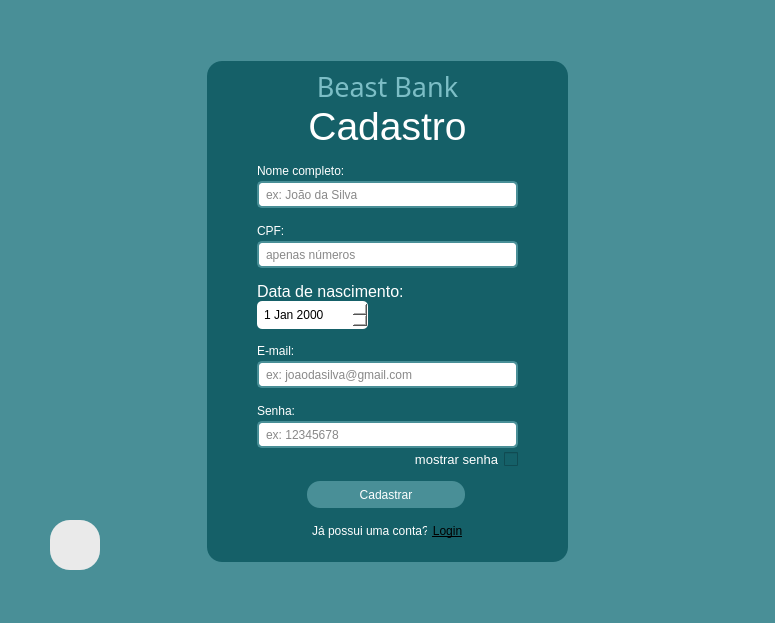
<?xml version="1.0" encoding="UTF-8"?>
<ui version="4.0">
 <class>MainWindow</class>
 <widget class="QMainWindow" name="MainWindow">
  <property name="geometry">
   <rect>
    <x>0</x>
    <y>0</y>
    <width>775</width>
    <height>623</height>
   </rect>
  </property>
  <property name="windowTitle">
   <string>Cadastro</string>
  </property>
  <property name="styleSheet">
   <string notr="true">background-color: #498f97;</string>
  </property>
  <widget class="QWidget" name="centralwidget">
   <widget class="QFrame" name="frame">
    <property name="geometry">
     <rect>
      <x>207</x>
      <y>61</y>
      <width>361</width>
      <height>501</height>
     </rect>
    </property>
    <property name="styleSheet">
     <string notr="true">background-color: #156068;
border-radius: 15px;
</string>
    </property>
    <property name="frameShape">
     <enum>QFrame::StyledPanel</enum>
    </property>
    <property name="frameShadow">
     <enum>QFrame::Raised</enum>
    </property>
    <widget class="QLabel" name="Titulo">
     <property name="geometry">
      <rect>
       <x>100</x>
       <y>40</y>
       <width>161</width>
       <height>51</height>
      </rect>
     </property>
     <property name="font">
      <font>
       <pointsize>29</pointsize>
       <weight>50</weight>
       <bold>false</bold>
      </font>
     </property>
     <property name="layoutDirection">
      <enum>Qt::LeftToRight</enum>
     </property>
     <property name="styleSheet">
      <string notr="true">color: #fff;
font-size: 26;</string>
     </property>
     <property name="text">
      <string>Cadastro</string>
     </property>
     <property name="alignment">
      <set>Qt::AlignCenter</set>
     </property>
    </widget>
    <widget class="QLineEdit" name="nome">
     <property name="geometry">
      <rect>
       <x>50</x>
       <y>120</y>
       <width>261</width>
       <height>27</height>
      </rect>
     </property>
     <property name="focusPolicy">
      <enum>Qt::StrongFocus</enum>
     </property>
     <property name="styleSheet">
      <string notr="true">QLineEdit{
	background-color: #fff;
	color: #111;
	padding-left: 5px;
	border-radius: 5px;
	border: 2px solid #498f97;
}

QLineEdit:focus{
	border: 2px ridge rgb(3, 151, 136)
}</string>
     </property>
     <property name="placeholderText">
      <string>ex: João da Silva</string>
     </property>
    </widget>
    <widget class="QPushButton" name="btn_cadastro">
     <property name="geometry">
      <rect>
       <x>100</x>
       <y>420</y>
       <width>158</width>
       <height>27</height>
      </rect>
     </property>
     <property name="cursor">
      <cursorShape>PointingHandCursor</cursorShape>
     </property>
     <property name="styleSheet">
      <string notr="true">QPushButton {

	background-color: #498f97;
	border-radius: 13px;
	color: #fff
}

QPushButton:hover{
	background-color: rgb(86, 159, 168);

}</string>
     </property>
     <property name="text">
      <string>Cadastrar</string>
     </property>
    </widget>
    <widget class="QLabel" name="label">
     <property name="geometry">
      <rect>
       <x>105</x>
       <y>460</y>
       <width>131</width>
       <height>19</height>
      </rect>
     </property>
     <property name="font">
      <font>
       <pointsize>9</pointsize>
      </font>
     </property>
     <property name="styleSheet">
      <string notr="true">color: #fff;</string>
     </property>
     <property name="text">
      <string>Já possui uma conta?</string>
     </property>
    </widget>
    <widget class="QPushButton" name="btn_login">
     <property name="geometry">
      <rect>
       <x>220</x>
       <y>460</y>
       <width>41</width>
       <height>20</height>
      </rect>
     </property>
     <property name="font">
      <font>
       <pointsize>9</pointsize>
       <underline>true</underline>
      </font>
     </property>
     <property name="cursor">
      <cursorShape>PointingHandCursor</cursorShape>
     </property>
     <property name="styleSheet">
      <string notr="true">color: #000;</string>
     </property>
     <property name="text">
      <string>Login</string>
     </property>
    </widget>
    <widget class="QLabel" name="label_2">
     <property name="geometry">
      <rect>
       <x>110</x>
       <y>10</y>
       <width>141</width>
       <height>31</height>
      </rect>
     </property>
     <property name="font">
      <font>
       <family>Sawasdee</family>
       <pointsize>20</pointsize>
      </font>
     </property>
     <property name="styleSheet">
      <string notr="true">color: #7cbec6;</string>
     </property>
     <property name="text">
      <string>Beast Bank</string>
     </property>
     <property name="alignment">
      <set>Qt::AlignCenter</set>
     </property>
    </widget>
    <widget class="QLineEdit" name="cpf">
     <property name="geometry">
      <rect>
       <x>50</x>
       <y>180</y>
       <width>261</width>
       <height>27</height>
      </rect>
     </property>
     <property name="styleSheet">
      <string notr="true">QLineEdit{
	background-color: #fff;
	color: #111;
	padding-left: 5px;
	border-radius: 5px;
	border: 2px solid #498f97;
}

QLineEdit:focus{
	border: 2px ridge rgb(3, 151, 136)
}</string>
     </property>
     <property name="placeholderText">
      <string>apenas números</string>
     </property>
    </widget>
    <widget class="QLineEdit" name="email">
     <property name="geometry">
      <rect>
       <x>50</x>
       <y>300</y>
       <width>261</width>
       <height>27</height>
      </rect>
     </property>
     <property name="styleSheet">
      <string notr="true">QLineEdit{
	background-color: #fff;
	color: #111;
	padding-left: 5px;
	border-radius: 5px;
	border: 2px solid #498f97;
}

QLineEdit:focus{
	border: 2px ridge rgb(3, 151, 136)
}</string>
     </property>
     <property name="text">
      <string/>
     </property>
     <property name="placeholderText">
      <string>ex: joaodasilva@gmail.com</string>
     </property>
    </widget>
    <widget class="QLineEdit" name="senha">
     <property name="geometry">
      <rect>
       <x>50</x>
       <y>360</y>
       <width>261</width>
       <height>27</height>
      </rect>
     </property>
     <property name="styleSheet">
      <string notr="true">QLineEdit{
	background-color: #fff;
	color: #111;
	padding-left: 5px;
	border-radius: 5px;
	border: 2px solid #498f97;
}

QLineEdit:focus{
	border: 2px ridge rgb(3, 151, 136)
}</string>
     </property>
     <property name="text">
      <string/>
     </property>
     <property name="echoMode">
      <enum>QLineEdit::Password</enum>
     </property>
     <property name="placeholderText">
      <string>ex: 12345678</string>
     </property>
    </widget>
    <widget class="QDateEdit" name="nascimento">
     <property name="geometry">
      <rect>
       <x>50</x>
       <y>240</y>
       <width>111</width>
       <height>28</height>
      </rect>
     </property>
     <property name="styleSheet">
      <string notr="true">background-color: #fff;
border-radius: 5px;
padding-left: 5px
</string>
     </property>
     <property name="minimumDate">
      <date>
       <year>1752</year>
       <month>9</month>
       <day>14</day>
      </date>
     </property>
     <property name="date">
      <date>
       <year>2000</year>
       <month>1</month>
       <day>1</day>
      </date>
     </property>
    </widget>
    <widget class="QLabel" name="label_3">
     <property name="geometry">
      <rect>
       <x>50</x>
       <y>220</y>
       <width>151</width>
       <height>20</height>
      </rect>
     </property>
     <property name="font">
      <font>
       <pointsize>12</pointsize>
      </font>
     </property>
     <property name="styleSheet">
      <string notr="true">color: #fff;</string>
     </property>
     <property name="text">
      <string>Data de nascimento:</string>
     </property>
    </widget>
    <widget class="QCheckBox" name="checkBox">
     <property name="geometry">
      <rect>
       <x>180</x>
       <y>390</y>
       <width>131</width>
       <height>16</height>
      </rect>
     </property>
     <property name="font">
      <font>
       <pointsize>10</pointsize>
      </font>
     </property>
     <property name="layoutDirection">
      <enum>Qt::RightToLeft</enum>
     </property>
     <property name="autoFillBackground">
      <bool>false</bool>
     </property>
     <property name="styleSheet">
      <string notr="true">color: #fff;</string>
     </property>
     <property name="text">
      <string>mostrar senha</string>
     </property>
    </widget>
    <widget class="QLabel" name="label_4">
     <property name="geometry">
      <rect>
       <x>50</x>
       <y>340</y>
       <width>72</width>
       <height>19</height>
      </rect>
     </property>
     <property name="styleSheet">
      <string notr="true">color: #fff;</string>
     </property>
     <property name="text">
      <string>Senha:</string>
     </property>
    </widget>
    <widget class="QLabel" name="label_5">
     <property name="geometry">
      <rect>
       <x>50</x>
       <y>280</y>
       <width>72</width>
       <height>19</height>
      </rect>
     </property>
     <property name="styleSheet">
      <string notr="true">color: #fff;</string>
     </property>
     <property name="text">
      <string>E-mail:</string>
     </property>
    </widget>
    <widget class="QLabel" name="label_6">
     <property name="geometry">
      <rect>
       <x>50</x>
       <y>160</y>
       <width>72</width>
       <height>19</height>
      </rect>
     </property>
     <property name="styleSheet">
      <string notr="true">color: #fff;</string>
     </property>
     <property name="text">
      <string>CPF:</string>
     </property>
    </widget>
    <widget class="QLabel" name="label_7">
     <property name="geometry">
      <rect>
       <x>50</x>
       <y>100</y>
       <width>131</width>
       <height>19</height>
      </rect>
     </property>
     <property name="styleSheet">
      <string notr="true">color: #fff;</string>
     </property>
     <property name="text">
      <string>Nome completo:</string>
     </property>
    </widget>
   </widget>
   <widget class="QPushButton" name="voltar">
    <property name="geometry">
     <rect>
      <x>50</x>
      <y>520</y>
      <width>50</width>
      <height>50</height>
     </rect>
    </property>
    <property name="cursor">
     <cursorShape>PointingHandCursor</cursorShape>
    </property>
    <property name="styleSheet">
     <string notr="true">background-color: rgba(200, 200, 200, 51);
border-radius: 20px;
</string>
    </property>
    <property name="text">
     <string/>
    </property>
   </widget>
   <widget class="QLabel" name="img">
    <property name="geometry">
     <rect>
      <x>50</x>
      <y>520</y>
      <width>50</width>
      <height>50</height>
     </rect>
    </property>
    <property name="cursor">
     <cursorShape>PointingHandCursor</cursorShape>
    </property>
    <property name="styleSheet">
     <string notr="true">background-color: rgb(243, 243, 243);
border-radius: 20px;</string>
    </property>
    <property name="text">
     <string/>
    </property>
    <property name="alignment">
     <set>Qt::AlignCenter</set>
    </property>
   </widget>
   <zorder>img</zorder>
   <zorder>frame</zorder>
   <zorder>voltar</zorder>
  </widget>
  <widget class="QStatusBar" name="statusbar"/>
 </widget>
 <resources/>
 <connections/>
</ui>
